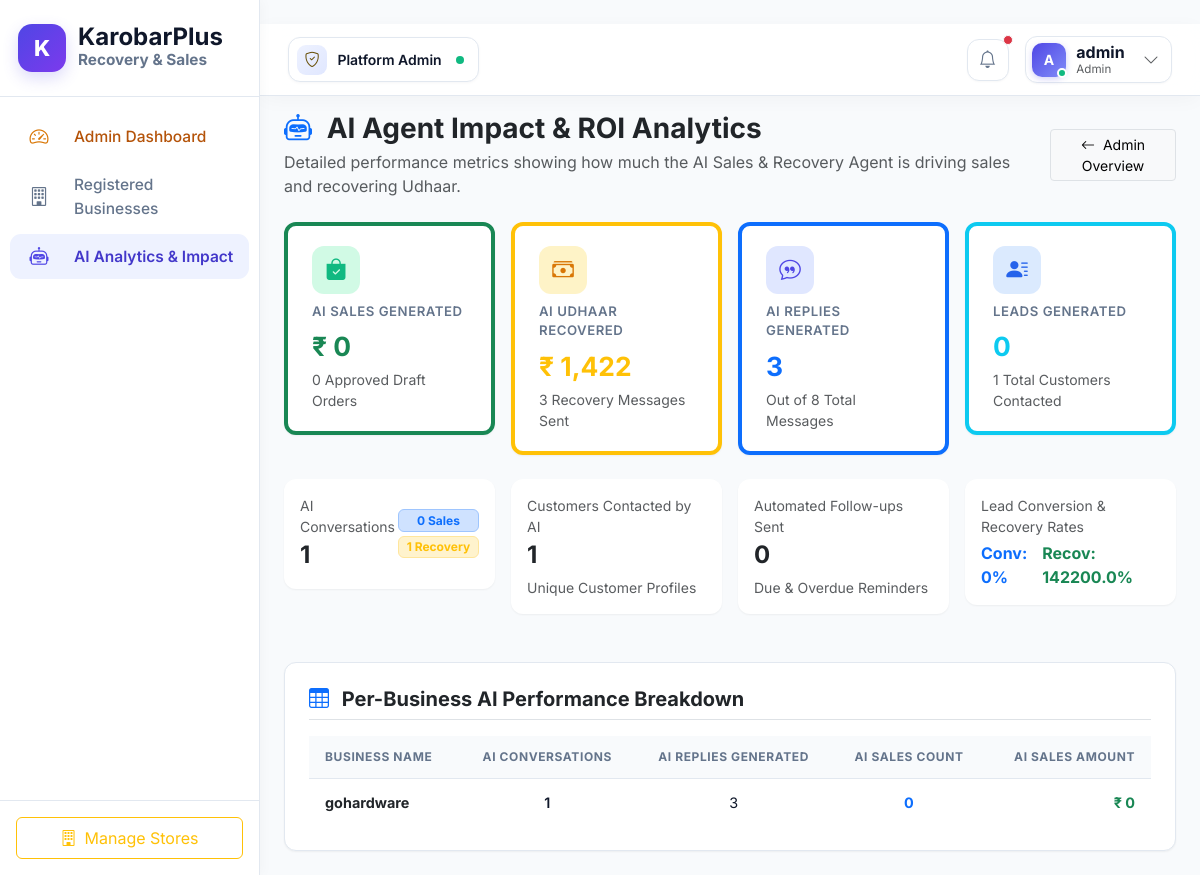
/platform-admin/ai-metrics/ (signed in), run on the app's committed database.
### accounts/models.py (models this page shows, shortened)
class Business(models.Model):
    name = models.CharField(max_length=255, verbose_name="Business Name")
    owner_name = models.CharField(max_length=255, verbose_name="Owner Full Name")
    phone = models.CharField(max_length=20, verbose_name="Business Phone Number")
    email = models.EmailField(blank=True, null=True, verbose_name="Business Email")
    address = models.TextField(blank=True, verbose_name="Business Address")
    gstin = models.CharField(max_length=20, blank=True, null=True, verbose_name="GSTIN Number")
    is_active = models.BooleanField(default=True, verbose_name="Active Status")
    created_at = models.DateTimeField(auto_now_add=True)
    updated_at = models.DateTimeField(auto_now=True)
    class Meta:
        verbose_name_plural = "Businesses"

### platform_admin/views.py (the view)
# urls.py: path('ai-metrics/', AIMetricsView.as_view(), name='ai_metrics'),
class AIMetricsView(SuperuserRequiredMixin, View):
    def get(self, request):
        total_ai_conversations = WhatsAppConversation.objects.count()
        sales_conversations = WhatsAppConversation.objects.filter(conversation_type='sales').count()
        recovery_conversations = WhatsAppConversation.objects.filter(conversation_type='recovery').count()
        customers_contacted = WhatsAppConversation.objects.values('customer').distinct().count()
        total_messages_sent = WhatsAppMessage.objects.count()
        total_ai_replies = WhatsAppMessage.objects.filter(sender='system').count()
        leads_generated = WhatsAppConversation.objects.filter(conversation_type='sales').values('customer').distinct().count()
        ai_sales_approved = DraftOrder.objects.filter(status='Approved')
        ai_sales_count = ai_sales_approved.count()
        ai_sales_revenue = ai_sales_approved.aggregate(s=Sum('total_amount'))['s'] or 0
        recovery_messages_sent = WhatsAppMessage.objects.filter(conversation__conversation_type='recovery', sender='system').count()
        ai_recovered_payments = Payment.objects.filter(
            Q(notes__icontains='AI') | Q(customer__whatsapp_conversations__conversation_type='recovery')
        ).distinct()
        ai_recovered_amount = ai_recovered_payments.aggregate(s=Sum('amount'))['s'] or 0
        followups_sent = WhatsAppMessage.objects.filter(sender='system', message_text__icontains='reminder').count() + Udhaar.objects.filter(last_reminder_sent__isnull=False).count()
        conversion_rate = round((ai_sales_count / sales_conversations * 100), 1) if sales_conversations > 0 else 0
        total_udhaar = Udhaar.objects.exclude(status='Paid').aggregate(s=Sum('remaining_amount'))['s'] or 1
        recovery_rate = round((float(ai_recovered_amount) / float(total_udhaar) * 100), 1) if total_udhaar > 0 else 0
        business_ai_stats = []
        for b in Business.objects.all():
            b_convs = WhatsAppConversation.objects.filter(business=b).count()
            b_replies = WhatsAppMessage.objects.filter(conversation__business=b, sender='system').count()
            b_drafts = DraftOrder.objects.filter(business=b, status='Approved')
            b_sales_cnt = b_drafts.count()
            b_sales_val = b_drafts.aggregate(s=Sum('total_amount'))['s'] or 0
            business_ai_stats.append({
                'business': b,
                'conversations': b_convs,
                'ai_replies': b_replies,
                'sales_count': b_sales_cnt,
                'sales_value': b_sales_val,
            })
        return render(request, 'platform_admin/ai_metrics.html', {
            'total_ai_conversations': total_ai_conversations,
            'sales_conversations': sales_conversations,
            'recovery_conversations': recovery_conversations,
            'customers_contacted': customers_contacted,
            'total_messages_sent': total_messages_sent,
            'total_ai_replies': total_ai_replies,
            'leads_generated': leads_generated,
            'ai_sales_count': ai_sales_count,
            'ai_sales_revenue': ai_sales_revenue,
            'recovery_messages_sent': recovery_messages_sent,
            'ai_recovered_amount': ai_recovered_amount,
            'followups_sent': followups_sent,
            'conversion_rate': conversion_rate,
            'recovery_rate': recovery_rate,
            'business_ai_stats': business_ai_stats,
        })

### platform_admin/templates/platform_admin/ai_metrics.html (shortened to what this page needs)
{% extends "base.html" %}
{% load indian_formatting %}
{% block content %}
<div class="d-flex flex-column flex-md-row align-items-md-center justify-content-between mb-4 gap-3">
    <div>
        <h3 class="fw-bold text-dark mb-1"><i class="bi bi-robot text-primary me-2"></i> AI Agent Impact & ROI Analytics</h3>
        <p class="text-muted mb-0 fs-7">Detailed performance metrics showing how much the AI Sales & Recovery Agent is driving sales and recovering Udhaar.</p>
    </div>
    <a href="{% url 'platform_admin:dashboard' %}" class="btn btn-light border btn-sm">
        <i class="bi bi-arrow-left me-1"></i> Admin Overview
    </a>
</div>
<div class="row g-3 mb-4">
    <div class="col-6 col-md-3">
        <div class="stat-card border-start border-4 border-success">
            <div class="stat-icon success mb-2"><i class="bi bi-bag-check-fill"></i></div>
            <div class="stat-label">AI Sales Generated</div>
            <div class="stat-value text-success">{{ ai_sales_revenue|inr }}</div>
            <small class="text-muted fs-8">{{ ai_sales_count }} Approved Draft Orders</small>
        </div>
    </div>
    <div class="col-6 col-md-3">
        <div class="stat-card border-start border-4 border-warning">
            <div class="stat-icon warning mb-2"><i class="bi bi-cash-stack"></i></div>
            <div class="stat-label">AI Udhaar Recovered</div>
            <div class="stat-value text-warning">{{ ai_recovered_amount|inr }}</div>
            <small class="text-muted fs-8">{{ recovery_messages_sent }} Recovery Messages Sent</small>
        </div>
    </div>
    <div class="col-6 col-md-3">
        <div class="stat-card border-start border-4 border-primary">
            <div class="stat-icon primary mb-2"><i class="bi bi-chat-quote"></i></div>
            <div class="stat-label">AI Replies Generated</div>
            <div class="stat-value text-primary">{{ total_ai_replies }}</div>
            <small class="text-muted fs-8">Out of {{ total_messages_sent }} Total Messages</small>
        </div>
    </div>
    <div class="col-6 col-md-3">
        <div class="stat-card border-start border-4 border-info">
            <div class="stat-icon info mb-2"><i class="bi bi-person-lines-fill"></i></div>
            <div class="stat-label">Leads Generated</div>
            <div class="stat-value text-info">{{ leads_generated }}</div>
            <small class="text-muted fs-8">{{ customers_contacted }} Total Customers Contacted</small>
        </div>
    </div>
</div>
<div class="row g-3 mb-4">
    <div class="col-md-3">
        <div class="card card-custom p-3 border-0 bg-white">
            <div class="d-flex align-items-center justify-content-between">
                <div>
                    <small class="text-muted fs-8 d-block">AI Conversations</small>
                    <strong class="fs-4 text-dark">{{ total_ai_conversations }}</strong>
                </div>
                <div class="text-end">
                    <span class="badge bg-primary-subtle text-primary border border-primary-subtle d-block fs-8">{{ sales_conversations }} Sales</span>
                    <span class="badge bg-warning-subtle text-warning border border-warning-subtle d-block fs-8 mt-1">{{ recovery_conversations }} Recovery</span>
                </div>
            </div>
        </div>
    </div>
    <div class="col-md-3">
        <div class="card card-custom p-3 border-0 bg-white">
            <small class="text-muted fs-8 d-block">Customers Contacted by AI</small>
            <strong class="fs-4 text-dark">{{ customers_contacted }}</strong>
            <small class="text-muted fs-8 d-block mt-1">Unique Customer Profiles</small>
        </div>
    </div>
    <div class="col-md-3">
        <div class="card card-custom p-3 border-0 bg-white">
            <small class="text-muted fs-8 d-block">Automated Follow-ups Sent</small>
            <strong class="fs-4 text-dark">{{ followups_sent }}</strong>
            <small class="text-muted fs-8 d-block mt-1">Due & Overdue Reminders</small>
        </div>
    </div>
    <div class="col-md-3">
        <div class="card card-custom p-3 border-0 bg-white">
            <small class="text-muted fs-8 d-block">Lead Conversion & Recovery Rates</small>
            <div class="d-flex align-items-center justify-content-between mt-1">
                <span class="fw-bold text-primary fs-7">Conv: {{ conversion_rate }}%</span>
                <span class="fw-bold text-success fs-7">Recov: {{ recovery_rate }}%</span>
            </div>
        </div>
    </div>
</div>
<div class="card card-custom p-4">
    <div class="d-flex align-items-center justify-content-between mb-3 pb-2 border-bottom">
        <h5 class="fw-bold text-dark mb-0"><i class="bi bi-table text-primary me-2"></i> Per-Business AI Performance Breakdown</h5>
    </div>
    <div class="table-responsive">
        <table class="table table-custom align-middle mb-0 fs-7">
            <thead>
                <tr>
                    <th>Business Name</th>
                    <th class="text-center">AI Conversations</th>
                    <th class="text-center">AI Replies Generated</th>
                    <th class="text-center">AI Sales Count</th>
                    <th class="text-end">AI Sales Amount</th>
                </tr>
            </thead>
            <tbody>
                {% for row in business_ai_stats %}
                <tr>
                    <td class="fw-bold text-dark">{{ row.business.name }}</td>
                    <td class="text-center fw-semibold">{{ row.conversations }}</td>
                    <td class="text-center">{{ row.ai_replies }}</td>
                    <td class="text-center fw-bold text-primary">{{ row.sales_count }}</td>
                    <td class="text-end fw-bold text-success">{{ row.sales_value|inr }}</td>
                </tr>
                {% empty %}
                <tr>
                    <td colspan="5" class="text-center py-4 text-muted">No business AI data available.</td>
                </tr>
                {% endfor %}
            </tbody>
        </table>
    </div>
</div>
{% endblock %}

### templates/base.html (shortened to what this page needs)
{% load static %}
{% load indian_formatting %}
<!DOCTYPE html>
<html lang="en">
<head>
    <link href="https://cdn.jsdelivr.net/npm/bootstrap@5.3.2/dist/css/bootstrap.min.css" rel="stylesheet">
    <link href="https://cdn.jsdelivr.net/npm/bootstrap-icons@1.11.1/font/bootstrap-icons.css" rel="stylesheet">
    <link rel="stylesheet" href="{% static 'css/main.css' %}">
</head>
<body>
<div class="d-flex" id="wrapper">
    {% if user.is_authenticated %}
    <div id="sidebar-wrapper">
        <div class="sidebar-heading">
            <div class="brand-badge">K</div>
            <div>
                <div class="fw-bold fs-4 text-white lh-1">KarobarPlus</div>
                <small class="text-white-10 fs-10"><small>Recovery & Sales</small></small>
            </div>
        </div>
        <div class="sidebar-nav">
            {% if request.resolver_match.app_name == 'platform_admin' %}
            <a href="{% url 'platform_admin:dashboard' %}" class="nav-link {% if request.resolver_match.url_name == 'dashboard' %}active{% endif %} text-warning">
                <i class="bi bi-speedometer2"></i> Admin Dashboard
            </a>
            <a href="{% url 'platform_admin:business_list' %}" class="nav-link {% if request.resolver_match.url_name == 'business_list' or request.resolver_match.url_name == 'business_detail' %}active{% endif %}">
                <i class="bi bi-building"></i> Registered Businesses
            </a>
            <a href="{% url 'platform_admin:ai_metrics' %}" class="nav-link {% if request.resolver_match.url_name == 'ai_metrics' %}active{% endif %}">
                <i class="bi bi-robot"></i> AI Analytics & Impact
            </a>
            {% endif %}
        </div>
        <div class="p-3 border-top border-slate-800">
            {% if request.resolver_match.app_name == 'platform_admin' %}
            <a href="{% url 'platform_admin:business_list' %}" class="btn btn-outline-warning w-100 py-2 d-flex align-items-center justify-content-center gap-2 fs-7">
                <i class="bi bi-building"></i> Manage Stores
            </a>
            {% else %}
            <a href="{% url 'sales:create' %}" class="btn btn-primary-custom w-100 py-2 d-flex align-items-center justify-content-center gap-2">
                <i class="bi bi-plus-circle-fill"></i> New Sale
            </a>
            {% endif %}
        </div>
    </div>
    {% endif %}
    <div id="page-content-wrapper" {% if not user.is_authenticated %}style="margin-left:0; width:100%;"{% endif %}>
        {% if user.is_authenticated %}
        <header class="top-header d-flex align-items-center justify-content-between">
            <div class="d-flex align-items-center gap-3">
                <div class="tenant-pill" title="Current Store / Workspace">
                    {% if request.resolver_match.app_name == 'platform_admin' %}
                        <div class="tenant-icon-wrap bg-warning-subtle text-warning-emphasis">
                            <i class="bi bi-shield-check"></i>
                        </div>
                        <span class="text-slate-800">Platform Admin</span>
                        <span class="status-pulse-dot ms-1" title="System Active"></span>
                    {% endif %}
                </div>
            </div>
            <div class="d-flex align-items-center gap-2 gap-sm-3">
                <div class="dropdown">
                    <button class="header-icon-btn position-relative" type="button" data-bs-toggle="dropdown" aria-expanded="false" title="Notifications">
                        <i class="bi bi-bell"></i>
                        {% if unread_notifications_count > 0 %}
                        <span class="position-absolute top-0 start-100 translate-middle p-1 bg-danger border border-light rounded-circle">
                        </span>
                        {% endif %}
                    </button>
                </div>
                <div class="dropdown">
                    <div class="user-profile-pill" data-bs-toggle="dropdown" aria-expanded="false" title="User Menu">
                        <div class="avatar-container">
                            <div class="avatar-initial">
                                {{ user.username|slice:":1"|upper }}
                            </div>
                            <span class="avatar-status-badge"></span>
                        </div>
                        <div class="d-none d-md-flex flex-column text-start lh-1 pe-1">
                            <span class="fw-bold text-slate-800 fs-7 mb-1">{{ user.username }}</span>
                            <span class="text-muted fs-8" style="font-size: 0.725rem;">{% if user.is_superuser %}Admin{% else %}Owner{% endif %}</span>
                        </div>
                        <i class="bi bi-chevron-down fs-8 text-muted ms-1"></i>
                    </div>
                </div>
            </div>
        </header>
        {% endif %}
        <div class="container-fluid px-4 pt-3">
            {% block content %}{% endblock %}
        </div>
    </div>
</div>
</body>
</html>

### data on the page
Business: business.name "gohardware", conversations "1", ai_replies "3", sales_count "0", sales_value|inr "₹ 0"

### other printed values
{{ user.username|slice:":1"|upper }} "A"
{{ user.username }} "admin"
{{ ai_sales_revenue|inr }} "₹ 0"
{{ ai_sales_count }} "0"
{{ ai_recovered_amount|inr }} "₹ 1,422"
{{ recovery_messages_sent }} "3"
{{ total_ai_replies }} "3"
{{ total_messages_sent }} "8"
{{ leads_generated }} "0"
{{ customers_contacted }} "1"
{{ total_ai_conversations }} "1"
{{ sales_conversations }} "0"
{{ recovery_conversations }} "1"
{{ followups_sent }} "0"
{{ conversion_rate }} "0"
